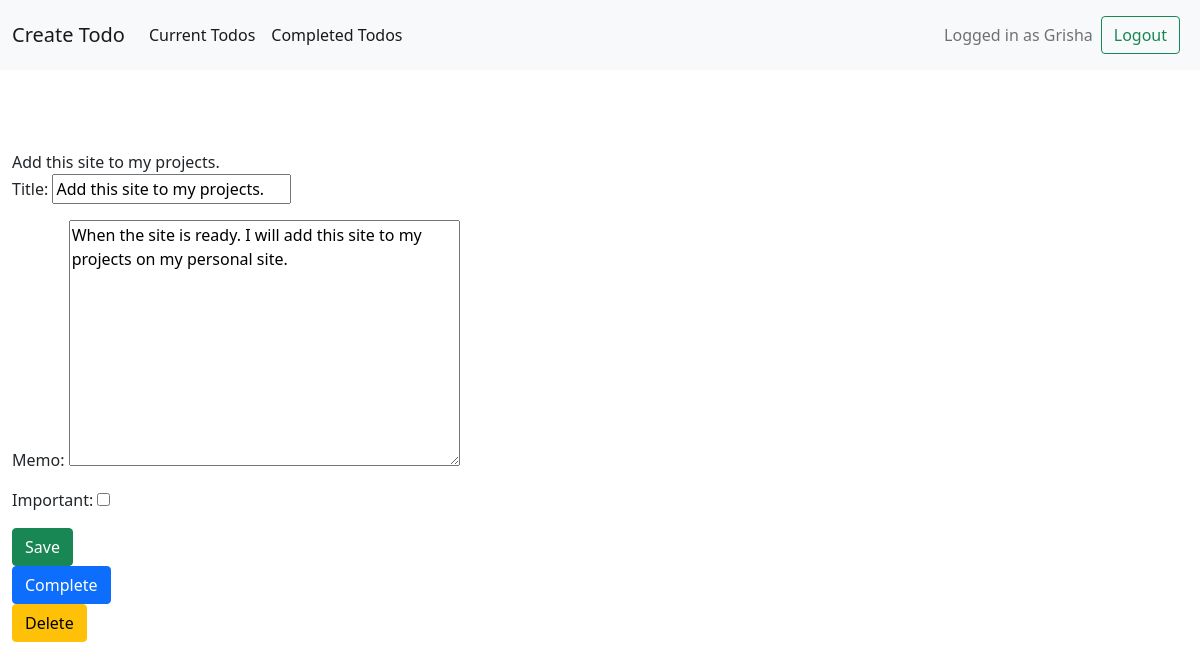
Page /todo/1 (signed in) on the committed database.
### todo/models.py (models this page shows, shortened)
class Todo(models.Model):
    title = models.CharField(max_length=100)
    memo = models.TextField(blank=True)
    created = models.DateTimeField(auto_now_add=True)
    datacompleted = models.DateTimeField(null=True, blank=True)
    important = models.BooleanField(default=False)
    user = models.ForeignKey(User, on_delete=models.CASCADE)

### todo/views.py (the view, shortened to what this page needs)
# urls.py: path('todo/<int:todo_pk>', views.viewtodo, name = 'viewtodo'),
@login_required
def viewtodo(request, todo_pk):
    todo = get_object_or_404(Todo, pk=todo_pk, user=request.user)
    if request.method == 'GET':
            form = TodoForm(instance=todo)
            return render(request, 'todo/viewtodo.html',{'todo':todo, 'form':form})

### todo/forms.py
class TodoForm(ModelForm):
    class Meta():
        model = Todo
        fields = ['title', 'memo', 'important']

### todo/templates/todo/viewtodo.html (shortened to what this page needs)
{% extends 'todo/base.html' %}
{% block content %}
{{ todo.title}}
<form method="POST">
  {{ form.as_p}}
  <button class="btn btn-success" type="submit">Save</button>
</form>
<form method="POST" action="{% url 'completetodo' todo.id %}">
  <button class="btn btn-primary" type="submit">Complete</button>
</form>
<form method="POST" action="{% url 'deletetodo' todo.id %}">
  <button class="btn btn-warning" type="submit">Delete</button>
</form>
{% endblock %}

### todo/templates/todo/base.html (shortened to what this page needs)
<!doctype html>
<html lang="en">
  <head>
    <link href="https://cdn.jsdelivr.net/npm/bootstrap@5.0.2/dist/css/bootstrap.min.css" rel="stylesheet">
  </head>
  <body>
    {% if user.is_authenticated %}
    <form action="{% url 'logoutuser' %}" method="POST">
        <nav class="navbar navbar-expand-lg navbar-light bg-light">
        <div class="container-xxl">
          <a class="navbar-brand" href="{% url 'createtodo' %}">Create Todo</a>
          <div class="collapse navbar-collapse" id="navbarText">
            <ul class="navbar-nav me-auto mb-2 mb-lg-0">
              <a class="nav-link active" aria-current="page" href="{% url 'currenttodos' %}">Current Todos</a>
              <a class="nav-link active" aria-current="page" href="{% url 'completedtodos' %}">Completed Todos</a>
            </ul>
              <span class="navbar-text">
                Logged in as {{ user.username }}
              </span>
              <div class="p-2 bd-highlight">
                <button class="btn btn-outline-success" type="submit">Logout</button>
              </div>
            </div>
          </div>
        </nav>
      </form>
    {% endif %}
    <div class="container-xxl">
    <br>
    <br>
    <br>
    {% block content %}{% endblock %}
    </div>
  </body>
</html>

### rows in the picture
Todo: title "Add this site to my projects.", memo "When the site is ready. I will add this site to my projects on my personal site."

### other values in the picture
{{ user.username }} "Grisha"
